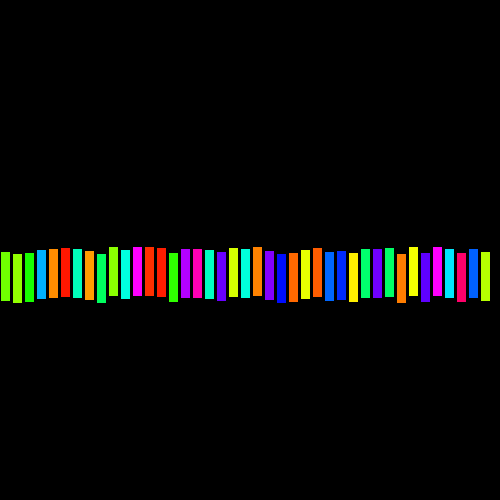
Frame 1 (no input)
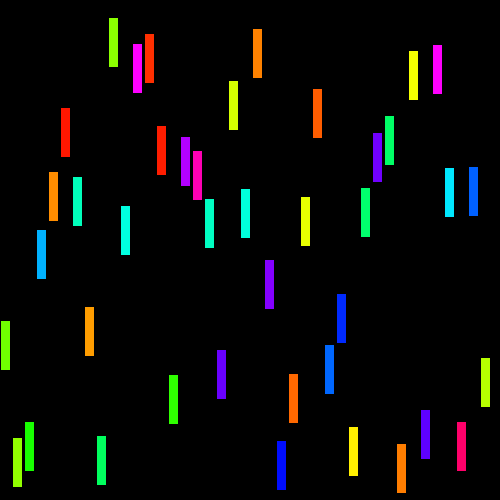
Frame 60 (the mouse pressed at the canvas centre just before this capture)
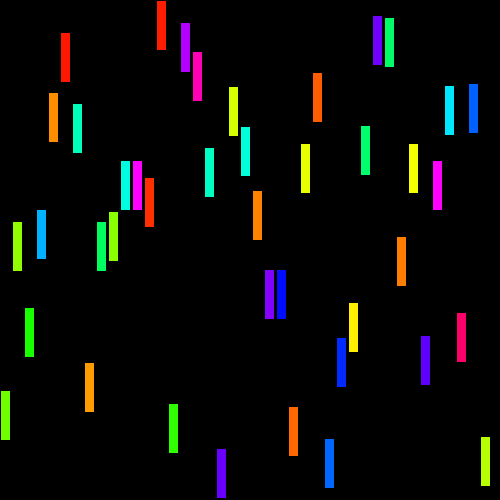
Frame 120 (the mouse held since frame 60 and released just before this capture)

The Processing sketch that drew these frames (run headless with seeded random() and noise(); from frame 60 on, the mouse is pressed at the canvas centre):

// Processing sketch: barritasMoviles
// ── barritasMoviles.pde
int alto = 50;
int ancho = 10;
int espacio = 2;
int nElementos = 500 / (ancho+espacio);
float [] velocidades = new float[nElementos];
float [] posicionesY = new float[nElementos];
color [] colores = new color[nElementos];


void setup() {
  size(500, 500);
  colorMode(HSB, 250, 100, 100);

  for (int i=0; i<velocidades.length; i++) {
    velocidades[i] = random (-4, 4);
    posicionesY[i] = height/2;
    //valores[i] = random(height);
    colores[i] = color(random(250), 100, 100);
  }
}

void draw() {
  background(0);

  for (int i=0; i<velocidades.length; i++) {
    if (posicionesY[i]>height - alto || posicionesY[i]<0) {
      velocidades[i] *=  -1 ;
    }

    fill(colores[i]);
    posicionesY[i] += velocidades[i];
    rect((ancho+espacio)*i, posicionesY[i], ancho, alto);
  }
}
